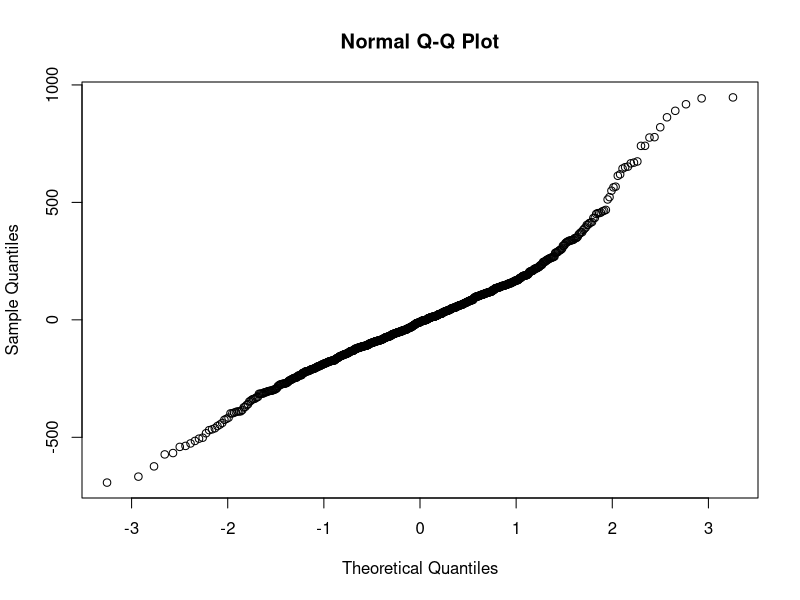
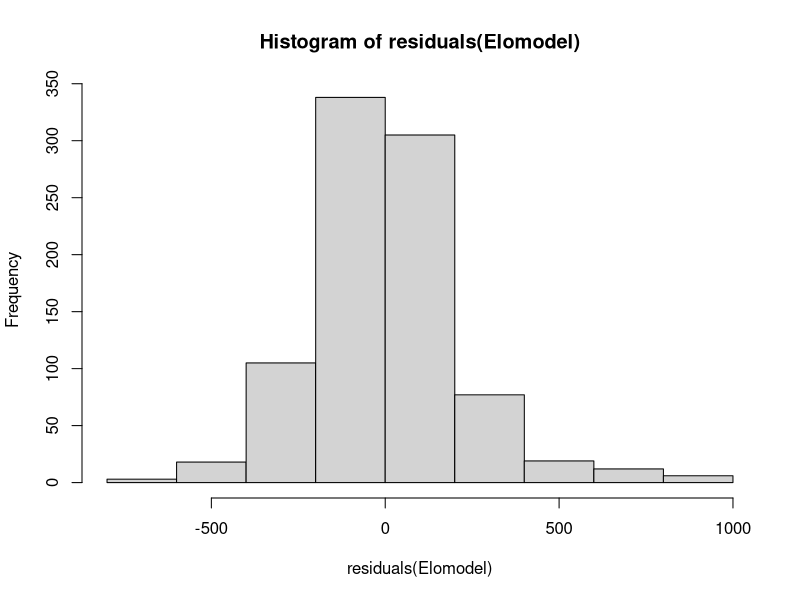
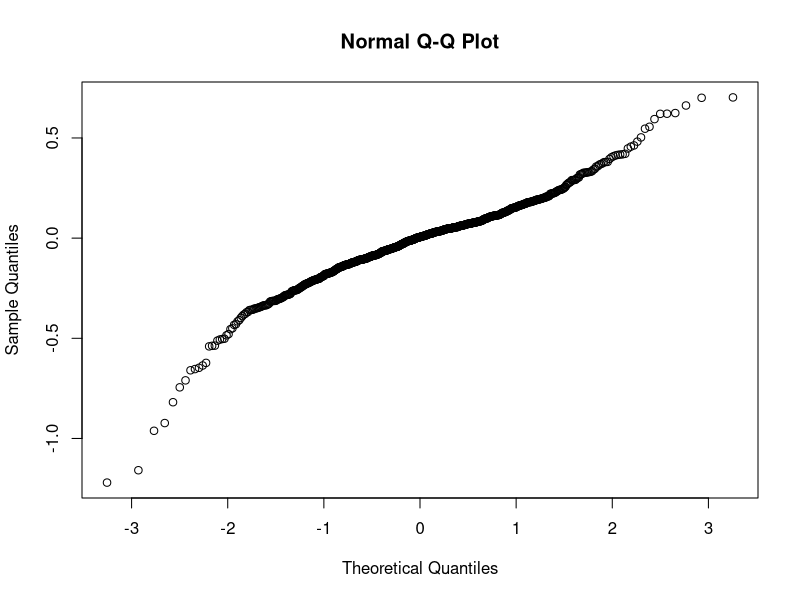
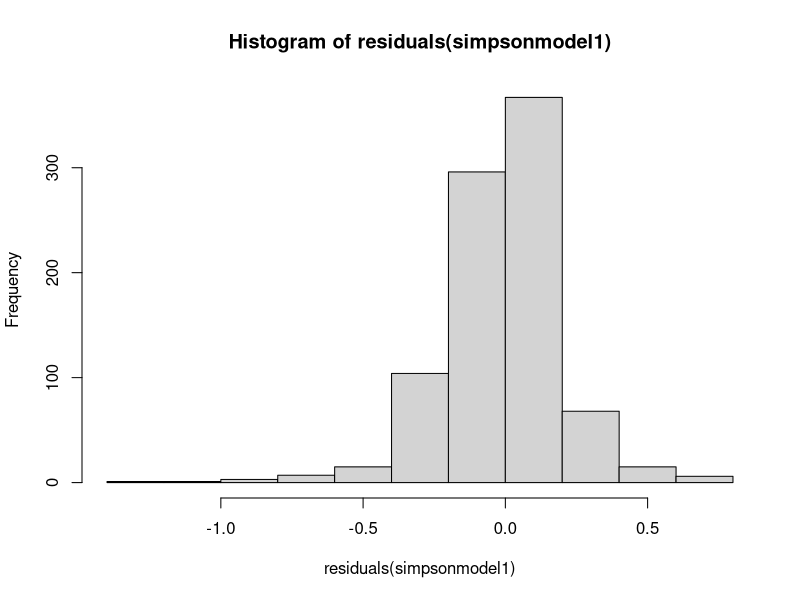
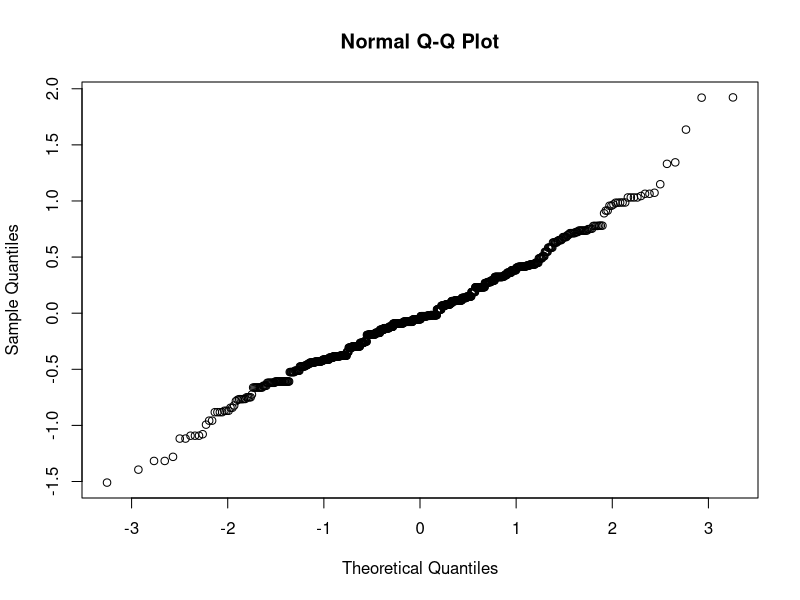
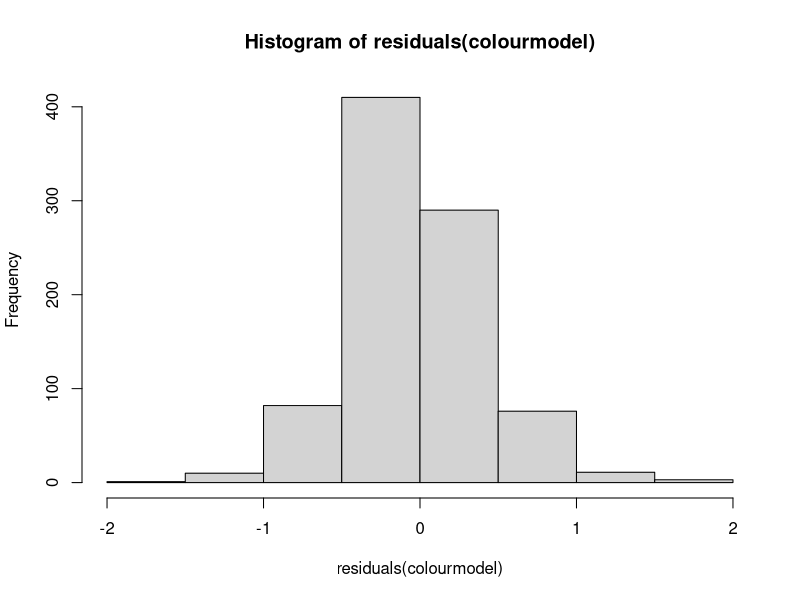
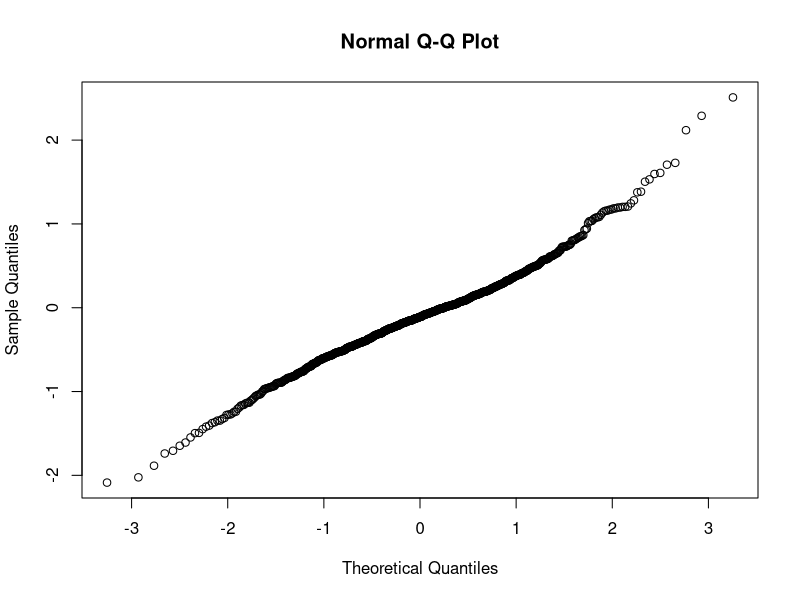
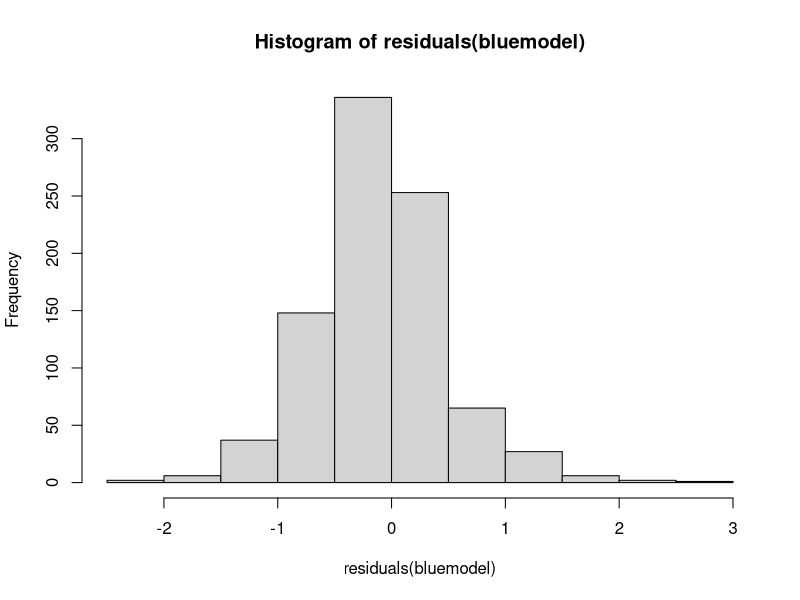

Source code (R) for these figures, in order:
# Linear mixed models for each visual features
# Produces:
#     - GLMM and LMM result in Table S8 in Supplementary Materials


library(lme4)
library(multcomp)
library(readxl)

#### Set directory

df <- read_excel("FINAL_ALL FEATURES_883.xlsx")
head(df)

#### LMM for aesthetic value ####

# Build model using a family function that results in normally distributed residuals
Elomodel <-lmer(aesval~habitat+(1|site)-1, data=df)

# Test the residuals by plotting histograms and qqnorms
qqnorm(residuals(Elomodel))
hist(residuals(Elomodel))

# Gives you summary statistics from the model
summary(Elomodel)

# Run a null model to test statistical significance – everything the same except no fixed term
nullelomodel<-lmer(aesval~(1|site)-1, data=df)

# Test model vs null using anova, and Tukey test for different groups
anova(Elomodel,nullelomodel)
summary(glht(Elomodel,mcp(habitat="Tukey")))

#### GLMM for Simpson diversity ####

# Build model using a family function that results in normally distributed residuals
simpsonmodel1 <- glmer(simpson ~ habitat + (1|site)-1, 
                       data=df, family=Gamma(link="log"))

# Test the residuals by plotting histograms and qqnorm
qqnorm(residuals(simpsonmodel1))
hist(residuals(simpsonmodel1))

# Gives you summary statistics from the model
summary(simpsonmodel1)

# Run a null model to test statistical significance - everything the same except no fixed term
nullsimpson <- glmer(simpson ~ 1 + (1|site)-1, 
                     data=df, family=Gamma(link="log"))

# Test model vs null using anova, and Tukey test for different groups
anova(simpsonmodel1, nullsimpson)
summary(glht(simpsonmodel1, mcp(habitat="Tukey")))

#### GLMM for number of colour categories present ####
colourmodel <- glmer(colour_count ~ habitat + (1|site)-1, 
                     data=df, family=poisson)

# Test the residuals by plotting histograms and qqnorm
qqnorm(residuals(colourmodel))
hist(residuals(colourmodel))

# Gives you summary statistics from the model
summary(colourmodel)    

# Run a null model to test statistical significance - everything the same except no fixed term
colournull <- glmer(colour_count ~ 1 + (1|site)-1, 
                    data=df, family=poisson)

# Test model vs null using anova, and Tukey test for different groups
anova(colourmodel, colournull)
summary(glht(colourmodel, mcp(habitat="Tukey")))

#### GLMM for percent of image in blue colour category ####

# Build model using a model
bluemodel <- glmer(blue ~ habitat + (1|site)-1, 
                   data=df, family=Gamma(link="log"))

# Test the residuals by plotting histograms and qqnorm
qqnorm(residuals(bluemodel))
hist(residuals(bluemodel))

# Gives you summary statistics from the model
summary(bluemodel)    

# Run a null model to test statistical significance - everything the same except no fixed term
nullblue <- glmer(blue ~ 1 + (1|site)-1, 
                  data=df, family=Gamma(link="log"))

# Test model vs null using anova, and Tukey test for different groups
anova(bluemodel, nullblue)
summary(glht(bluemodel, mcp(habitat="Tukey")))

#### LMM for live hard coral cover ####

# Build model using a family function that results in normally distributed residuals
lc_LMM <-lmer(live_coral~habitat+(1|site)-1, data=df)

# Test the residuals by plotting histograms and qqnorms
qqnorm(residuals(lc_LMM))
hist(residuals(lc_LMM))

# Gives you summary statistics from the model
summary(lc_LMM)

# Run a null model to test statistical significance – everything the same except no fixed term
nullLCmodel<-lmer(live_coral~(1|site)-1, data=df)

# Test model vs null using anova, and Tukey test for different groups
anova(lc_LMM,nullLCmodel)
summary(glht(lc_LMM,mcp(habitat="Tukey")))

#### LMM for percent of image in shadow ####

# Build model using a family function that results in normally distributed residuals
lmm_colour <-lmer(black~habitat+(1|site)-1, data=df)

# Test the residuals by plotting histograms and qqnorms
qqnorm(residuals(lmm_colour))
hist(residuals(lmm_colour))

# Gives you summary statistics from the model][]
summary(lmm_colour)

# Run a null model to test statistical significance – everything the same except no fixed term
nulllmm <-lmer(black~(1|site)-1, data=df)

# Test model vs null using anova, and Tukey test for different groups
anova(lmm_colour,nulllmm)
summary(glht(lmm_colour,mcp(habitat="Tukey")))

#### GLMM for number of coral morphologies present ####
# Build model using a model
morphmodel <- glmer(morph ~ habitat + (1|site)-1, 
                    data=df, family=poisson)

# Test the residuals by plotting histograms and qqnorm
qqnorm(residuals(morphmodel))
hist(residuals(morphmodel))

# Gives you summary statistics from the model
summary(morphmodel)    

# Run a null model to test statistical significance - everything the same except no fixed term
nullmorph <- glmer(morph ~ 1 + (1|site)-1, 
                   data=df, family=poisson)

# Test model vs null using anova, and Tukey test for different groups
anova(morphmodel, nullmorph)
summary(glht(morphmodel, mcp(habitat="Tukey")))
